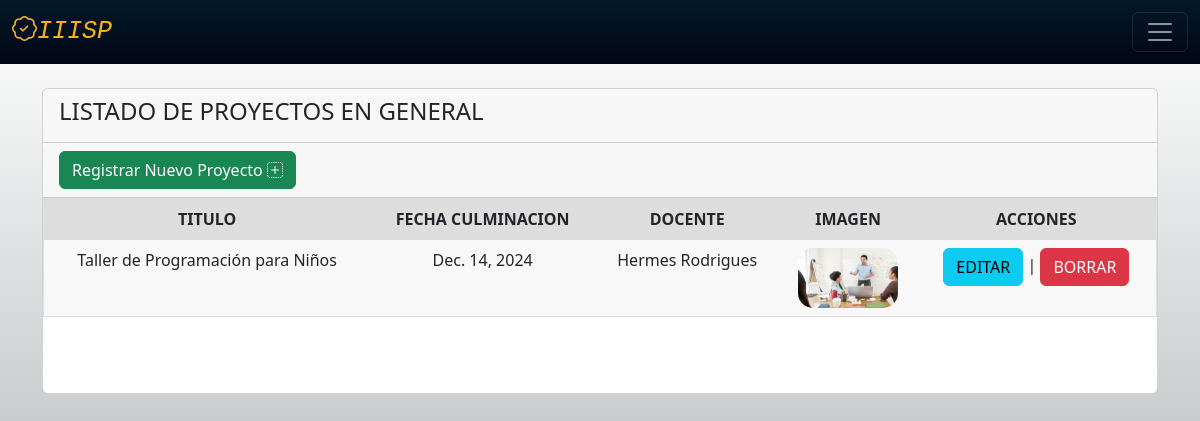
/proye (signed in), run on the app's committed database.
### proyectos/models.py (models this page shows, shortened)
class T_Proyectos(models.Model):
    Id_Proyect=models.AutoField(primary_key=True)
    Titulo= models.CharField(max_length=150,verbose_name='Titulo')
    Fecha_Inicio= models.DateField(auto_now=False, auto_now_add=False)
    Fecha_Finalizacion=models.DateField(auto_now=False, auto_now_add=False)
    Descripcion=models.TextField(verbose_name='Descripcion', blank=True)
    Documentacion=models.FileField(upload_to='Documento/',verbose_name='Documentacion',null=True)
    Imagen=models.ImageField(upload_to='imagenes/', verbose_name='Imagen', null= True)
    T_Fase_proyecto=models.ForeignKey(T_Fase_proyecto, on_delete=models.CASCADE,verbose_name='Fase del Proyecto')
    T_Gestion=models.ForeignKey(T_Gestion, on_delete=models.CASCADE, verbose_name='Gestion')
    T_Tipo_Proyecto=models.ForeignKey(T_Tipo_Proyecto, on_delete=models.CASCADE, verbose_name='Tipo de Proyecto')
    T_Materia= models.ForeignKey(T_Materia, on_delete=models.CASCADE, null=True, blank=True, verbose_name='Materia' )

class T_Materia(models.Model):
    Id_Materia= models.AutoField(primary_key=True)
    Materia=models.CharField(max_length=100,verbose_name='Materia')
    T_Semestre=models.ForeignKey(T_Semestre, on_delete=models.CASCADE, verbose_name="Semestre")
    user = models.ForeignKey(User, on_delete=models.CASCADE, verbose_name='Usuario', null=True, blank=True)

### proyectos/views.py (the view)
# urls.py: path('proye',views.proye, name='proye'),
@login_required
def proye(request):
     programa = models.T_Proyectos.objects.all()
     return render(request, 'semestres/indexgeneral.html',{'programa': programa})

### proyectos/templates/semestres/indexgeneral.html (shortened to what this page needs)
{% extends 'p_principal.html' %}
{% load static %}
{% block content %}
<br>
<br>
<br>
<div class="container">
    <div class="card">
        <div class="card-header">
            <h4 class="card-title">LISTADO DE PROYECTOS EN GENERAL</h4>
        </div>
        <div>
          <blockquote class="blockquote mb-0">
            <div class="card-header">
                <a name=""  class="btn btn-success" id="boton1" href="{% url 'crear' %}" role="button">
                    Registrar Nuevo Proyecto <i class="bi bi-plus-square-dotted"></i>
                </a>
            </div>
            <div class="table-responsive">
                <table class="table">
                    <thead >
                        <tr id="yuu">
                            <th scope="col">TITULO</th>
                            <th scope="col">FECHA CULMINACION</th>
                            <th scope="col">Docente</th>
                            <th scope="col">IMAGEN</th>
                            <th scope="col">ACCIONES</th>
                        </tr>
                    </thead>
                    <tbody>
                        {% for program in programa %}
                        <tr id="tbl">
                            <td data-label="Titulo Proyecto">{{ program.Titulo }}</td>
                            <td data-label="Fecha Finalizacion">{{ program.Fecha_Finalizacion }}</td>
                            <td data-label="Docente">
                                {% if program.T_Materia.user %}
                                    {{ program.T_Materia.user.first_name }} {{ program.T_Materia.user.last_name }}
                                {% else %}
                                    Sin asignar
                                {% endif %}
                            </td>
                            <td data-label="Imagen"> <img src="{{ program.Imagen.url }}" style="width: 100px; height: 60px; border-radius: 15px;" /></td>
                            <td data-label="Acciones">
                                <a name="" id="" class="btn btn-info" href="{% url 'editar' program.Id_Proyect %}" role="button">EDITAR</a>
                                |
                                <a name="" id="" class="btn btn-danger" href="{% url 'eliminar' program.Id_Proyect %}" role="button">BORRAR</a>
                            </td>
                            {% endfor %}
                    </tbody>
                </table>
            </div>
            <br>
            <br>
            </blockquote>
        </div>
      </div>
    <br>
    <br>
    <br>
    <br>
<br>
<br>
<br>
<br>
<br>
<br>
<br>
<br>
<br>
</div>
{% endblock %}

### proyectos/static/css/home.css (style rules this page uses)
#fondo1 { background-image: linear-gradient(rgb(255, 255, 255),rgb(164, 168, 170)); }

### proyectos/static/css/login.css (style rules this page uses)
.table { width: 100%; border: 1px solid #ccc; border-collapse: collapse; margin: 0; padding: 0; }
.table tr { background-color: #f8f8f8; border: 1px solid #ddd; }
.table th, .table td { font-size: 16px; padding: 8px; text-align: center; }
.table thead th { text-transform: uppercase; background-color: #ddd; }

### proyectos/static/css/uno/form.css (style rules this page uses)
.container { padding: 16px; }

### data on the page
T_Proyectos: Titulo "Taller de Programación para Niños", Fecha_Finalizacion "Dec. 14, 2024", T_Materia.user.first_name "Hermes", T_Materia.user.last_name "Rodrigues", Imagen (picture)
